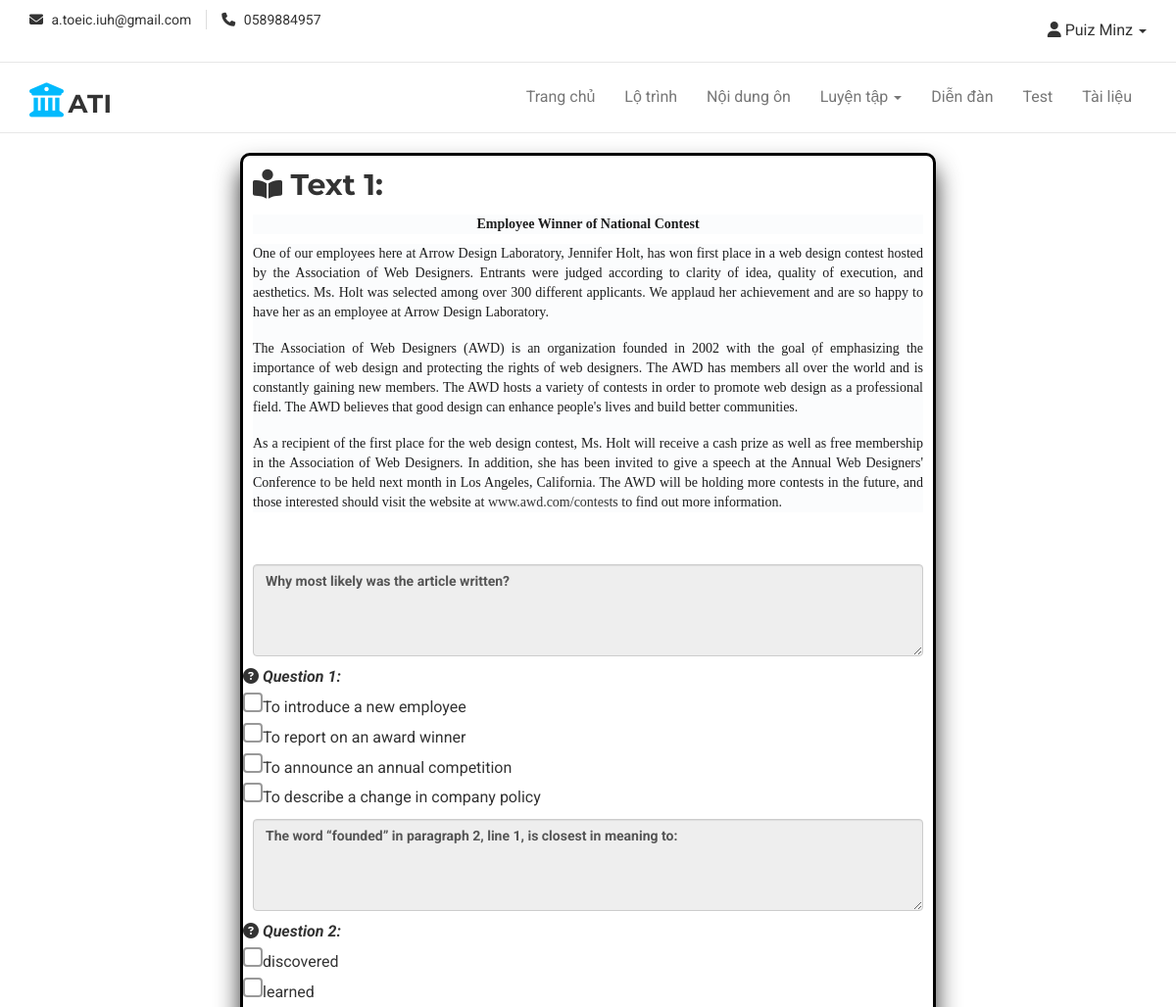
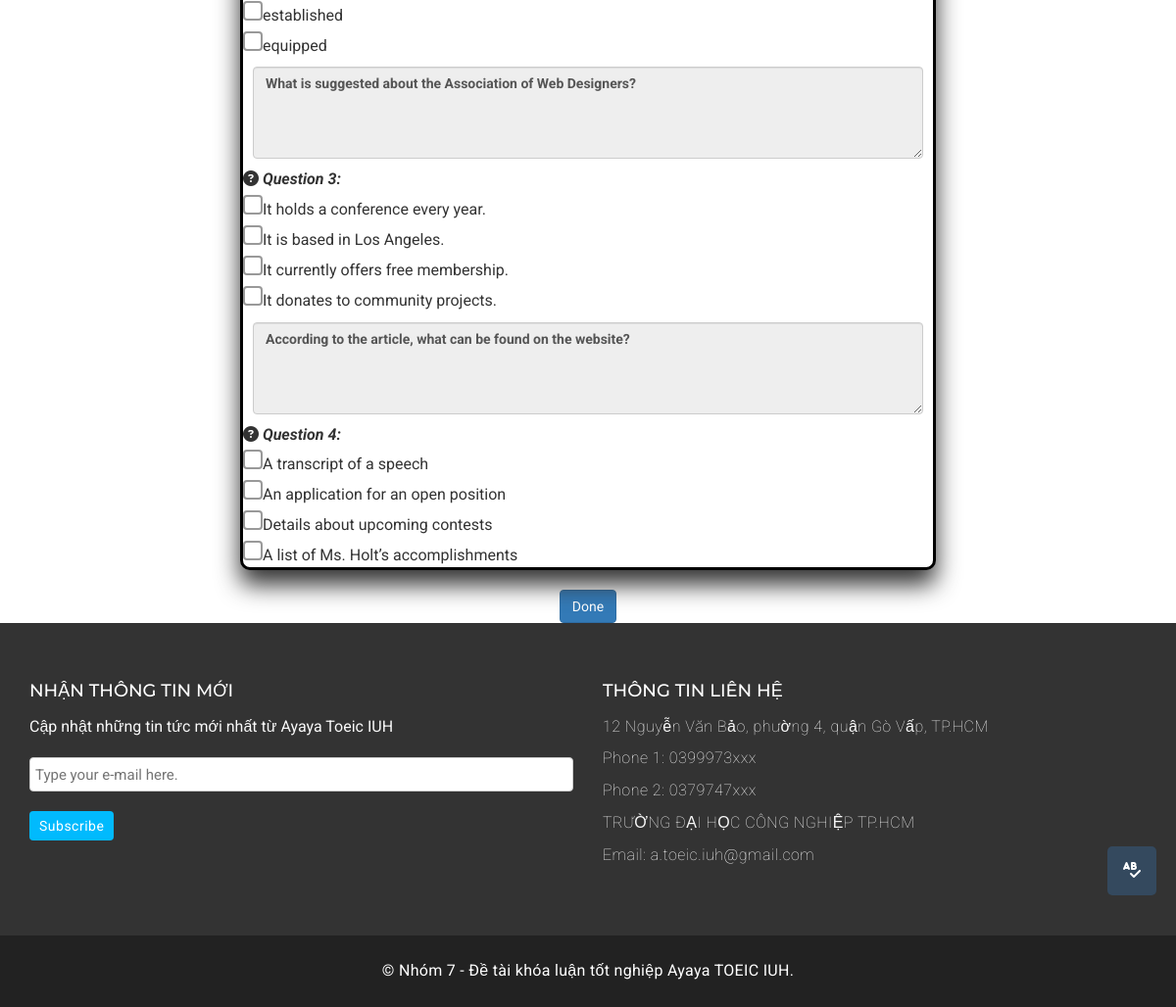
Screenshot of /view/course_route_reading.php?route=900&practice=R7 (signed in) with the database file from the repository (2 pictures, top to bottom).
### tables this page shows
CREATE TABLE `noidungon` (
  `MaCH` bigint(20) NOT NULL,
  `MaPart` varchar(10) NOT NULL,
  `Cauhoi` longtext NOT NULL,
  `DapanA` varchar(200) NOT NULL,
  `DapanB` varchar(200) NOT NULL,
  `DapanC` varchar(200) NOT NULL,
  `DapanD` varchar(200) NOT NULL,
  `DapanDung` varchar(200) NOT NULL,
  `MaDV` varchar(10) DEFAULT NULL,
  `Hinh` varchar(256) DEFAULT NULL,
  `script` text DEFAULT NULL,
  `route_level` int(10) DEFAULT NULL
);

CREATE TABLE `doanvan` (
  `MaDV` varchar(10) NOT NULL,
  `MaPartDV` varchar(10) DEFAULT NULL,
  `NoidungDV` varchar(3000) DEFAULT NULL,
  `hinhanh` varchar(255) DEFAULT NULL
);

### model/mRoute.php (called while the page is built, shortened)
<?php
    class mRoute
    {
        function show_route_Reading_para($mapart, $route_level)
        {
            $conn=mysqli_connect('localhost','ayayatoe','tP94l7nyXH(9#B','ayayatoe_toeic');
		    mysqli_set_charset($conn ,'utf8');
            if($conn)
            {
                $sql = "SELECT * FROM doanvan as dv JOIN noidungon as ndo on dv.MaDV = ndo.MaDV WHERE dv.MaDV != '0' and dv.MaPartDV = '$mapart' AND ndo.route_level <= $route_level GROUP BY dv.MaDV";
                $qr = mysqli_query($conn, $sql);
                return $qr;
            }
            else
            {
                return false;
            }
        }
        function show_route_Reading_question($mapart, $madv)
        {
            $conn=mysqli_connect('localhost','ayayatoe','tP94l7nyXH(9#B','ayayatoe_toeic');
		    mysqli_set_charset($conn ,'utf8');
            if($conn)
            {
                $sql = "SELECT * FROM noidungon as ndo JOIN doanvan as dv on ndo.MaDV = dv.MaDV WHERE ndo.MaPart = '$mapart' AND dv.MaDV ='$madv'";
                $qr = mysqli_query($conn, $sql);
                return $qr;
            }
            else
            {
                return false;
            }
        }
    }
?>

### controller/cRoute.php (called while the page is built, shortened)
<?php
    include("../model/mRoute.php");
    class cRoute
    {
        function xem_lotrinh_doc_dv($mapart,$route_level)
        {
            $p=new mRoute();
            $r=$p->show_route_Reading_para($mapart,$route_level);
            return $r;
        }
        function xem_lotrinh_cauhoi($mapart, $madv)
        {
            $p=new mRoute();
            $r=$p->show_route_Reading_question($mapart, $madv);
            return $r;
        }
    }
?>

### view/course_route_reading.php (the view, shortened to what this page needs)
<?php
    include('header.php');
    if($_SESSION['vt']=='HV')
    {
?>
    <link rel="stylesheet" href="../assets/css/practice/style.css">
    <link rel="stylesheet" href="../assets/css/practice/dictionary.css">
    <link rel="stylesheet" href="https://cdnjs.cloudflare.com/ajax/libs/font-awesome/6.3.0/css/all.min.css">
<body>
    <main>
        <div class="container">
                <div id="myPopup">
                </div>
            <div class="row">
                <div class="col-md-8 col-md-offset-2 col-sm-10 col-sm-offset-1 col-xs-12 border">
                <?php
                    include('../controller/cRoute.php');
                    $p= new cRoute();
                    $route_name = $_GET['route'];
                    $practice = $_GET['practice'];
                    $show = $p->xem_lotrinh_doc_dv($practice, $route_name);
                    if(mysqli_num_rows($show)>0)
                    {
                        if($practice == 'R6' || $practice == 'R7')
                        {
                            $count = 1;
                            $para = 1;
                            while($row = mysqli_fetch_assoc($show))
                            {
                                $madv = $row['MaDV'];
                                $hien = $p->xem_lotrinh_cauhoi($practice, $madv);
                                ?>
                                    <div class="noidung" >
                                        <?php echo '<h2 style="padding-left: 10px;"><span><i class="fa-solid fa-book-open-reader fa-beat"></i></span> Text ' . $para++ . ':</h2>'; ?>
                                        <div style="margin: 10px;" class="text-left">
                                            <p style="font-size: 16px; line-height: 1.5; font-weight: normal; font-family: Arial, sans-serif;"><?php echo $row['NoidungDV']; ?></p>
                                        </div>
                                        <p></br></p>
                                        <?php
                                            while($cot = mysqli_fetch_assoc($hien))
                                            {
                                                ?>
                                            <div class="minz" data-id="<?php echo $cot['MaCH']; ?>">
                                                <div style="padding: 10px;" class="audio-container">
                                                    <b><textarea class="form-control" name="cauhoi" id="cauhoi" cols="90" rows="4" readonly><?php echo $cot['Cauhoi']; ?></textarea></b>
                                                </div>
                                                <i class="fa-solid fa-circle-question fa-bounce"></i> <b><i><?php echo 'Question'.' '.$count++.':'; ?></i></b>
                                                <ul id="answer-list">
                                                    <li>
                                                        <input type="radio" name="dapan_<?php echo $cot['MaCH']; ?>" class="dapan_<?php echo $cot['MaCH']; ?>" id="dapan_<?php echo $cot['MaCH']; ?>" value="<?php echo $cot['DapanA']; ?>"><?php echo $cot['DapanA']; ?>
                                                    </li>
                                                    <li>
                                                        <input type="radio" name="dapan_<?php echo $cot['MaCH']; ?>" class="dapan_<?php echo $cot['MaCH']; ?>" id="dapan_<?php echo $cot['MaCH']; ?>" value="<?php echo $cot['DapanB']; ?>"><?php echo $cot['DapanB']; ?>
                                                    </li>
                                                    <li>
                                                        <input type="radio" name="dapan_<?php echo $cot['MaCH']; ?>" class="dapan_<?php echo $cot['MaCH']; ?>" id="dapan_<?php echo $cot['MaCH']; ?>" value="<?php echo $cot['DapanC']; ?>"><?php echo $cot['DapanC']; ?>
                                                    </li>
                                                    <?php
                                                        if($practice != 'L2')
                                                        {
                                                            ?>
                                                            <li>
                                                                <input type="radio" name="dapan_<?php echo $cot['MaCH']; ?>" class="dapan_<?php echo $cot['MaCH']; ?>" id="dapan_<?php echo $cot['MaCH']; ?>" value="<?php echo $cot['DapanD']; ?>"><?php echo $cot['DapanD']; ?>
                                                            </li>
                                                            <?php
                                                        }
                                                    ?>
                                                </ul>
                                            </div>
                                                <?php
                                            }
                                        ?>
                                        <button class="my-button-dictionary" type="button" class="btn btn-info" data-toggle="modal" data-target=".bd-example-modal-lg"><i class="fa-solid fa-spell-check fa-beat-fade"></i></button>
                                    </div>
                                <?php
                            }
                        }
                    }
                ?>
                </div>
            </div>
            <div style="text-align: center;" class="">
                <a href="course_route.php?route=<?php echo $route_name; ?>&user=<?php echo $_SESSION['ID']; ?>"><button type="button" class="btn btn-primary">Done</button></a>
            </div>
        </div>
    </main>
</body>
<?php
    }
      elseif($_SESSION['vt']=='QTHT')
      {
        echo '<script>alert("Bạn không phải học viên !")</script>';
        echo '<script>window.location.href="../Admin/index.php"</script>';
      }
      else
      {
        echo '<script>alert("Bạn không phải học viên !")</script>';
        echo '<script>window.location.href="index.php"</script>';
      }
    include('footer.php');
?>

### assets/css/style.css (style rules this page uses)
body { background-color: #ffffff; font-family: "Roboto", sans-serif; color: #333333; font-size: 16px; overflow-x: hidden; }
ul { padding: 0; margin: 0; list-style: none; }
a { text-decoration: none; color: #333333; }
h1, h2, h3, h4, h5, h6 { font-family: "Montserrat", sans-serif; }
h2 { font-size: 30px; font-weight: 700; line-height: 40px; margin: 0; }

### assets/css/practice/style.css (style rules this page uses)
* { margin: 0 auto; padding: 0; }
input[type="radio"] { position: relative; width: 20px; height: 20px; -webkit-appearance: none; -moz-appearance: none; appearance: none; border: 2px solid #999; border-radius: 4px; outline: none; transition: 0.2s all linear; }
input[type="radio"]::before { content: ""; display: block; position: absolute; top: 2.5px; left: 2.5px; width: 12px; height: 12px; border-radius: 2px; background-color: #999; transition: 0.2s all linear; opacity: 0; }

### assets/css/practice/dictionary.css (style rules this page uses)
#myPopup, .my-button-dictionary { position: fixed; bottom: 110px; right: 18px; height: 50px; width: 50px; }

### view/course_route_reading.php (style rules this page uses)
.noidung { padding-top: 10px; margin: 20px; border: 3px solid black; border-radius: 10px; box-shadow: 0px 15px 25px; background-color: white; }
.audio-container { display: flex; justify-content: center; }
.my-button-dictionary { background-color: #34495e; color: white; border: none; padding: 10px; text-align: center; text-decoration: none; display: inline-block; margin: 4px 2px; cursor: pointer; border-radius: 5px; }

### rows the page displays
noidungon: MaDV.NoidungDV "Employee Winner of National Contest One of our employees here at Arrow Design Laboratory, Jennifer Holt, has won first place in a web design contest hosted by the Association of Web Designers. Entrants were judged according to clarity of idea, quality of execution, and aesthetics. Ms. Holt was selected among over 300 different applicants. We applaud her achievement and are so happy to have her as an employee at Arrow Design Laboratory. The Association of Web Designers (AWD) is an organization founded in 2002 with the goal ọf emphasizing the importance of web design and protecting the rights of web designers. The AWD has members all over the world and is constantly gaining new members. The…", cauhoi "Why most likely was the article written?", DapanA "To introduce a new employee", DapanB "To report on an award winner", DapanC "To announce an annual competition", DapanD "To describe a change in company policy"
noidungon: cauhoi "The word “founded” in paragraph 2, line 1, is closest in meaning to:", DapanA "discovered", DapanB "learned", DapanC "established", DapanD "equipped"
noidungon: cauhoi "What is suggested about the Association of Web Designers?", DapanA "It holds a conference every year.", DapanB "It is based in Los Angeles.", DapanC "It currently offers free membership.", DapanD "It donates to community projects."
noidungon: cauhoi "According to the article, what can be found on the website?", DapanA "A transcript of a speech", DapanB "An application for an open position", DapanC "Details about upcoming contests", DapanD "A list of Ms. Holt’s accomplishments"

### other values shown
$r['TenUser'] "Puiz Minz"
